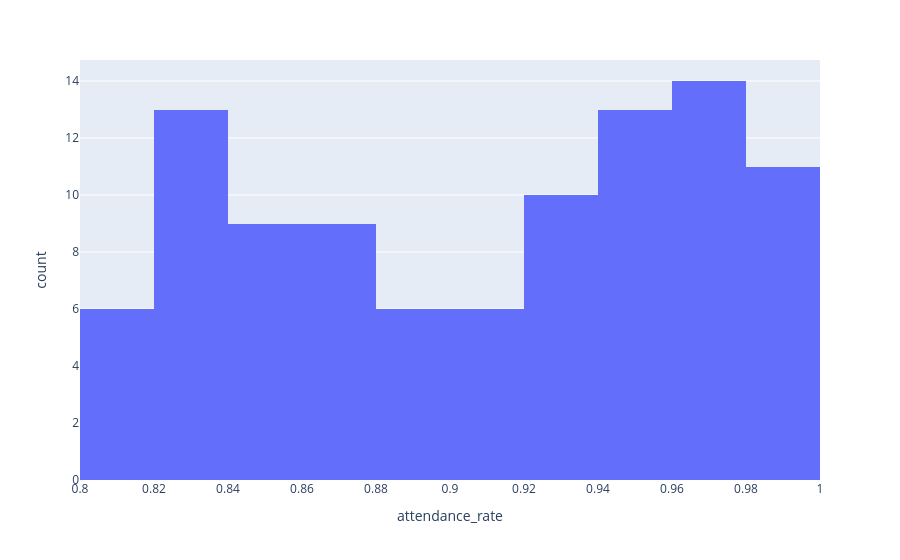

Here is the notebook cell this chart was saved with:
### Code cell
fig=pt.histogram(student_marks,x='attendance_rate')
fig.show()

### Figure 1 — Plotly figure (JSON) as saved in the notebook; plotly's stock layout.template omitted (floating-point values rounded to 4 significant figures)
{"data": [{"alignmentgroup": "True", "bingroup": "x", "hovertemplate": "attendance_rate=%{x}<br>count=%{y}<extra></extra>", "legendgroup": "", "marker": {"color": "#636efa", "pattern": {"shape": ""}}, "name": "", "offsetgroup": "", "orientation": "v", "showlegend": false, "type": "histogram", "x": [0.89, 0.98, 0.83, 0.92, 0.8, 0.94, 0.95, 0.97, 0.84, 0.97, 0.8, 0.92, 0.93, 0.84, 0.94, 0.99, 0.87, 0.96, 0.95, 0.99, 0.92, 0.95, 0.98, 0.89, 0.85, 0.88, 0.82, 0.81, 0.9, 1, 0.97, 0.85, 0.86, 0.99, 0.95, 1, 0.92, 0.96, 0.96, 0.97, 0.83, 0.87, 1, 0.88, 0.83, 0.83, 0.88, 0.84, 0.98, 0.87, 0.91, 0.99, 0.99, 0.87, 0.97, 0.98, 0.97, 0.97, 0.87, 0.93, 0.91, 0.83, 0.8, 0.92, 0.88, 0.97, 0.92, 0.94, 0.85, 0.91, 0.95, 0.84, 0.81, 0.82, 0.93, 0.99, 0.94, 0.91, 0.96, 0.94, 0.92, 0.86, 0.85, 0.95, 0.82, 0.83, 0.86, 0.96, 0.83, 0.86, 0.84, 0.81, 0.82, 0.91, 0.82, 0.94, 0.83, 0.97, 0.98, 0.95], "xaxis": "x", "yaxis": "y"}], "layout": {"barmode": "relative", "legend": {"tracegroupgap": 0}, "margin": {"t": 60}, "xaxis": {"anchor": "y", "domain": [0, 1], "title": {"text": "attendance_rate"}}, "yaxis": {"anchor": "x", "domain": [0, 1], "title": {"text": "count"}}}}
